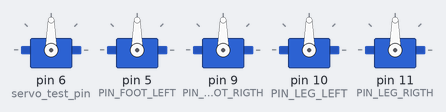
Bench run of a sketch on a simulated Arduino Uno, built with avr-gcc and run on an emulated ATmega328P. Parts: 5 × servo.

Above: at 0.1 s.
At 1.15 s:
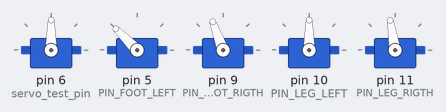
At 5.99 s:
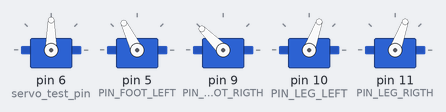
At 11.14 s:
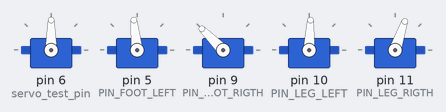
At 20.52 s:
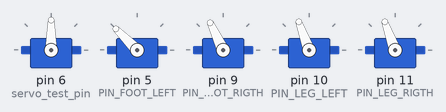
At 39.58 s:
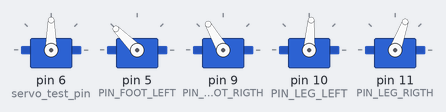
Timing chart, 0 to 40.0 s (numbered marks = the images above):
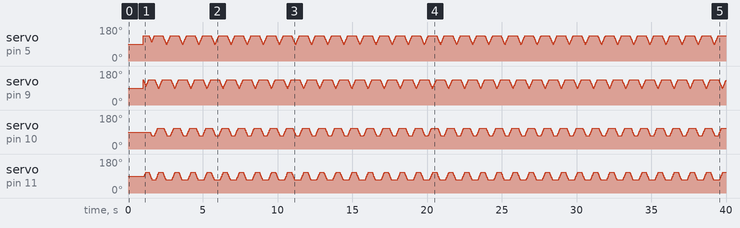

The sketch:

bocek2.ino
```cpp
#include <Servo.h>
#include "ai.h"

Servo servo_test;
#define servo_test_pin 6

#define STEP_DELAY 5 //milisecond one step takes ~200 loops one step 1 second

BUG_AI bug;

void setup() {

  Serial.begin(9600);

  servo_test.attach(servo_test_pin);
  servo_test.write(90);

  bug.begin();
  delay(1000);
}

void loop() {
  delay(STEP_DELAY);
  bug.StepForward();
  //bug.StepBackward();
  //bug.TurnRigth();
  //bug.TurnLeft();
  //bug.Print();
}
```

ai.h
```cpp
#include "limb.h"


class BUG_AI {

  public:
    BUG_AI();
    void begin();
    void StepForward();
    void StepBackward();
    void TurnRigth();
    void TurnLeft();
    void StepRigthForward();
    void StepLeftForward();
    void StepRigthBackward();
    void StepLeftBackward();
    void Print();


    LIMB *left_foot;
    LIMB *rigth_foot;
    LIMB *left_leg;
    LIMB *rigth_leg;
  private:
    LimbState left_state, rigth_state;
};

BUG_AI::BUG_AI() {
  left_foot   = new LIMB(PIN_FOOT_LEFT, STEP_DOWN, STEP_DOWN, STEP_UP);
  rigth_foot  = new LIMB(PIN_FOOT_RIGTH, STEP_DOWN, STEP_DOWN, STEP_UP);
  left_leg    = new LIMB(PIN_LEG_LEFT, FOOTL_NEUTRAL, FOOTL_FORWARD, FOOTL_BACKWARD);
  rigth_leg   = new LIMB(PIN_LEG_RIGTH, FOOTR_NEUTRAL, FOOTR_FORWARD, FOOTR_BACKWARD);

  left_state = REST;
  rigth_state = REST;
}


void BUG_AI::begin() {
  left_foot->attach(PIN_FOOT_LEFT);
  rigth_foot->attach(PIN_FOOT_RIGTH);
  left_leg->attach(PIN_LEG_LEFT);
  rigth_leg->attach(PIN_LEG_RIGTH);
}

void BUG_AI::StepForward() {
  StepRigthForward();
  StepLeftForward();
}

void BUG_AI::StepBackward() {
  StepRigthBackward();
  StepLeftBackward();
}

void BUG_AI::TurnRigth() {
  StepRigthBackward();
  StepLeftForward();
}
void BUG_AI::TurnLeft() {
  StepLeftBackward();
  StepRigthForward();
}


void BUG_AI::StepRigthForward() {

  switch (rigth_state)
  {
    //dinlen
    case REST:
      if (left_state == FOOT_DOWN_BACKWARD || left_state == REST)
      {
        rigth_foot->SetPos(STEP_UP);
        rigth_state = FOOT_UP;
      }
      break;
    //ayağı kaldırmasını bekle
    case FOOT_UP:
      if ( rigth_foot->IsFootUp())
      {
        rigth_state = FOOT_UP_FORWARD;
        rigth_leg->SetPos( FOOTR_FORWARD );
      }
      break;
    //ayağın ileri adım atmasını bekle
    case FOOT_UP_FORWARD:
      if ( !rigth_leg->IsMoving())
      {
        rigth_state = FOOT_DOWN_FORWARD;
        rigth_foot->SetPos(STEP_DOWN);
      }
      break;
    //ayağın basmasını bekle
    case FOOT_DOWN_FORWARD:
      if ( rigth_foot->IsFootDown())
      {
        rigth_state = FOOT_DOWN_BACKWARD;
        rigth_leg->SetPos( FOOTR_BACKWARD );
      }

      break;
    //ayağın geri atmasını bekle
    case FOOT_DOWN_BACKWARD:
      if ( !rigth_leg->IsMoving())
      {
        rigth_state = REST;
      }

      break;

    case FOOT_UP_BACKWARD:
      rigth_state = REST;
      break;

    default:
      rigth_state = REST;
      break;
  }

  rigth_leg->Move();
  rigth_foot->Move();
}


void BUG_AI::StepLeftForward() {

  switch (left_state)
  {
    case REST:
      if (rigth_state == FOOT_DOWN_BACKWARD || rigth_state == REST)
      {
        left_foot->SetPos(STEP_UP);
        left_state = FOOT_UP;
      }
      break;

    case FOOT_UP:
      if ( left_foot->IsFootUp())
      {
        left_state = FOOT_UP_FORWARD;
        left_leg->SetPos( FOOTL_FORWARD );
      }
      break;

    case FOOT_UP_FORWARD:
      if ( !left_leg->IsMoving())
      {
        left_state = FOOT_DOWN_FORWARD;
        left_foot->SetPos(STEP_DOWN);
      }
      break;

    case FOOT_DOWN_FORWARD:
      if ( left_foot->IsFootDown())
      {
        left_state = FOOT_DOWN_BACKWARD;
        left_leg->SetPos( FOOTL_BACKWARD );
      }

      break;

    case FOOT_DOWN_BACKWARD:
      if ( !left_leg->IsMoving())
      {
        left_state = REST;
      }

      break;

    case FOOT_UP_BACKWARD:
      left_state = REST;
      break;
    default:
      left_state = REST;
      break;
  }

  left_leg->Move();
  left_foot->Move();
}

void BUG_AI::StepRigthBackward() {

  switch (rigth_state)
  {
    //dinlen
    case REST:
      if (left_state == FOOT_DOWN_FORWARD || left_state == REST)
      {
        rigth_foot->SetPos(STEP_UP);
        rigth_state = FOOT_UP;
      }
      break;
    //ayağı kaldırmasını bekle
    case FOOT_UP:
      if ( rigth_foot->IsFootUp())
      {
        rigth_state = FOOT_UP_BACKWARD;
        rigth_leg->SetPos( FOOTR_BACKWARD );
      }
      break;
    //ayağın geri adım atmasını bekle
    case FOOT_UP_BACKWARD:
      if ( !rigth_leg->IsMoving())
      {
        rigth_state = FOOT_DOWN_BACKWARD;
        rigth_foot->SetPos(STEP_DOWN);
      }
      break;
    //ayağın basmasını bekle
    case FOOT_DOWN_BACKWARD:
      if ( rigth_foot->IsFootDown())
      {
        rigth_state = FOOT_DOWN_FORWARD;
        rigth_leg->SetPos( FOOTR_FORWARD );
      }

      break;
    //ayağın iler atmasını bekle
    case FOOT_DOWN_FORWARD:
      if ( !rigth_leg->IsMoving())
      {
        rigth_state = REST;
      }

      break;

    case FOOT_UP_FORWARD:
      rigth_state = REST;
      break;

    default:
      rigth_state = REST;
      break;
  }

  rigth_leg->Move();
  rigth_foot->Move();
}


void BUG_AI::StepLeftBackward() {

  switch (left_state )
  {
    //dinlen
    case REST:
      if (rigth_state == FOOT_DOWN_FORWARD || left_state == REST)
      {
        left_foot->SetPos(STEP_UP);
        left_state = FOOT_UP;
      }
      break;
    //ayağı kaldırmasını bekle
    case FOOT_UP:
      if ( left_foot->IsFootUp())
      {
        left_state = FOOT_UP_BACKWARD;
        left_leg->SetPos( FOOTR_BACKWARD );
      }
      break;
    //ayağın geri adım atmasını bekle
    case FOOT_UP_BACKWARD:
      if ( !left_leg->IsMoving())
      {
        left_state = FOOT_DOWN_BACKWARD;
        left_foot->SetPos(STEP_DOWN);
      }
      break;
    //ayağın basmasını bekle
    case FOOT_DOWN_BACKWARD:
      if ( left_foot->IsFootDown())
      {
        left_state = FOOT_DOWN_FORWARD;
        left_leg->SetPos( FOOTR_FORWARD );
      }

      break;
    //ayağın iler atmasını bekle
    case FOOT_DOWN_FORWARD:
      if ( !left_leg->IsMoving())
      {
        left_state = REST;
      }

      break;


    case FOOT_UP_FORWARD:
      left_state = REST;
      break;

    default:
      left_state = REST;
      break;
  }

  left_leg->Move();
  left_foot->Move();
}


void BUG_AI::Print() {

  Serial.print(" RF: ");
  Serial.print(rigth_foot->CurrentPos);
  Serial.print(" LF: ");
  Serial.print(left_foot->CurrentPos);
  Serial.print(" RL: ");
  Serial.print(rigth_leg->CurrentPos);
  Serial.print(" LL: ");
  Serial.print(left_leg->CurrentPos);

  Serial.print(" Lstate: ");
  Serial.print(left_state);
  Serial.print(" Rstate: ");
  Serial.println(rigth_state);

}
```

limb.h
```cpp
#include "Arduino.h"
#include <Servo.h>

#define PIN_FOOT_LEFT   5
#define PIN_FOOT_RIGTH  9
#define PIN_LEG_LEFT    10
#define PIN_LEG_RIGTH   11

#define STEP_DOWN 135
#define STEP_UP 90

#define FOOTR_FORWARD 110
#define FOOTR_BACKWARD 70
#define FOOTR_NEUTRAL 90

#define FOOTL_FORWARD 70
#define FOOTL_BACKWARD 110
#define FOOTL_NEUTRAL 90

#define STEP_UP_THRESHOLD 15


typedef enum LimbState {
  REST,
  FOOT_UP,
  FOOT_UP_FORWARD,
  FOOT_UP_BACKWARD,
  FOOT_DOWN_FORWARD,
  FOOT_DOWN_BACKWARD
};

class LIMB: public Servo {

  public:
    LIMB(byte pin, int pos, int max, int min);
    void Move();
    void SetPos(int pos);
    bool IsMoving();
    bool IsFootUp();
    bool IsFootDown();

    void Rest();
    void Forward();
    void Backward();
    void StepUp();
    void StepDown();

    int CurrentPos;
    int TargetPos;

  private:
    int _min; //min servo position
    int _max; //max servo position
    int _def; //default servo position
    int _pin;
};

void LIMB::Forward() {
  TargetPos = _max;
}

void LIMB::Backward() {
  TargetPos = _min;
}

void LIMB::StepDown() {
  TargetPos = _max;
}

void LIMB::StepUp() {
  TargetPos = _min;
}

LIMB::LIMB(byte pin, int pos, int max, int min) {
  _pin = pin;
  //attach(pin);
  _max = max;
  _min = min;
  if (pos > 0 && pos < 180)
    _def = pos;
  else
    _def = 90;

  CurrentPos = _def;
  TargetPos = _def;
}

void LIMB::Move() {

  if (CurrentPos == TargetPos) {

  } else if (CurrentPos > TargetPos) {
    CurrentPos--;
  }
  else {
    CurrentPos++;
  }
  write(CurrentPos);
}


void LIMB::Rest() {
  write(_def);
}

void LIMB::SetPos(int pos) {
  TargetPos = pos;
}

bool LIMB::IsMoving() {

  if (CurrentPos == TargetPos) {
    return false;
  } else {
    return true;
  }
}

bool LIMB::IsFootUp() {
  if (CurrentPos < _max - STEP_UP_THRESHOLD) {
    return true;
  } else {
    return false;
  }
}

bool LIMB::IsFootDown() {
  if (CurrentPos == _max) {
    return true;
  } else {
    return false;
  }
}
```
